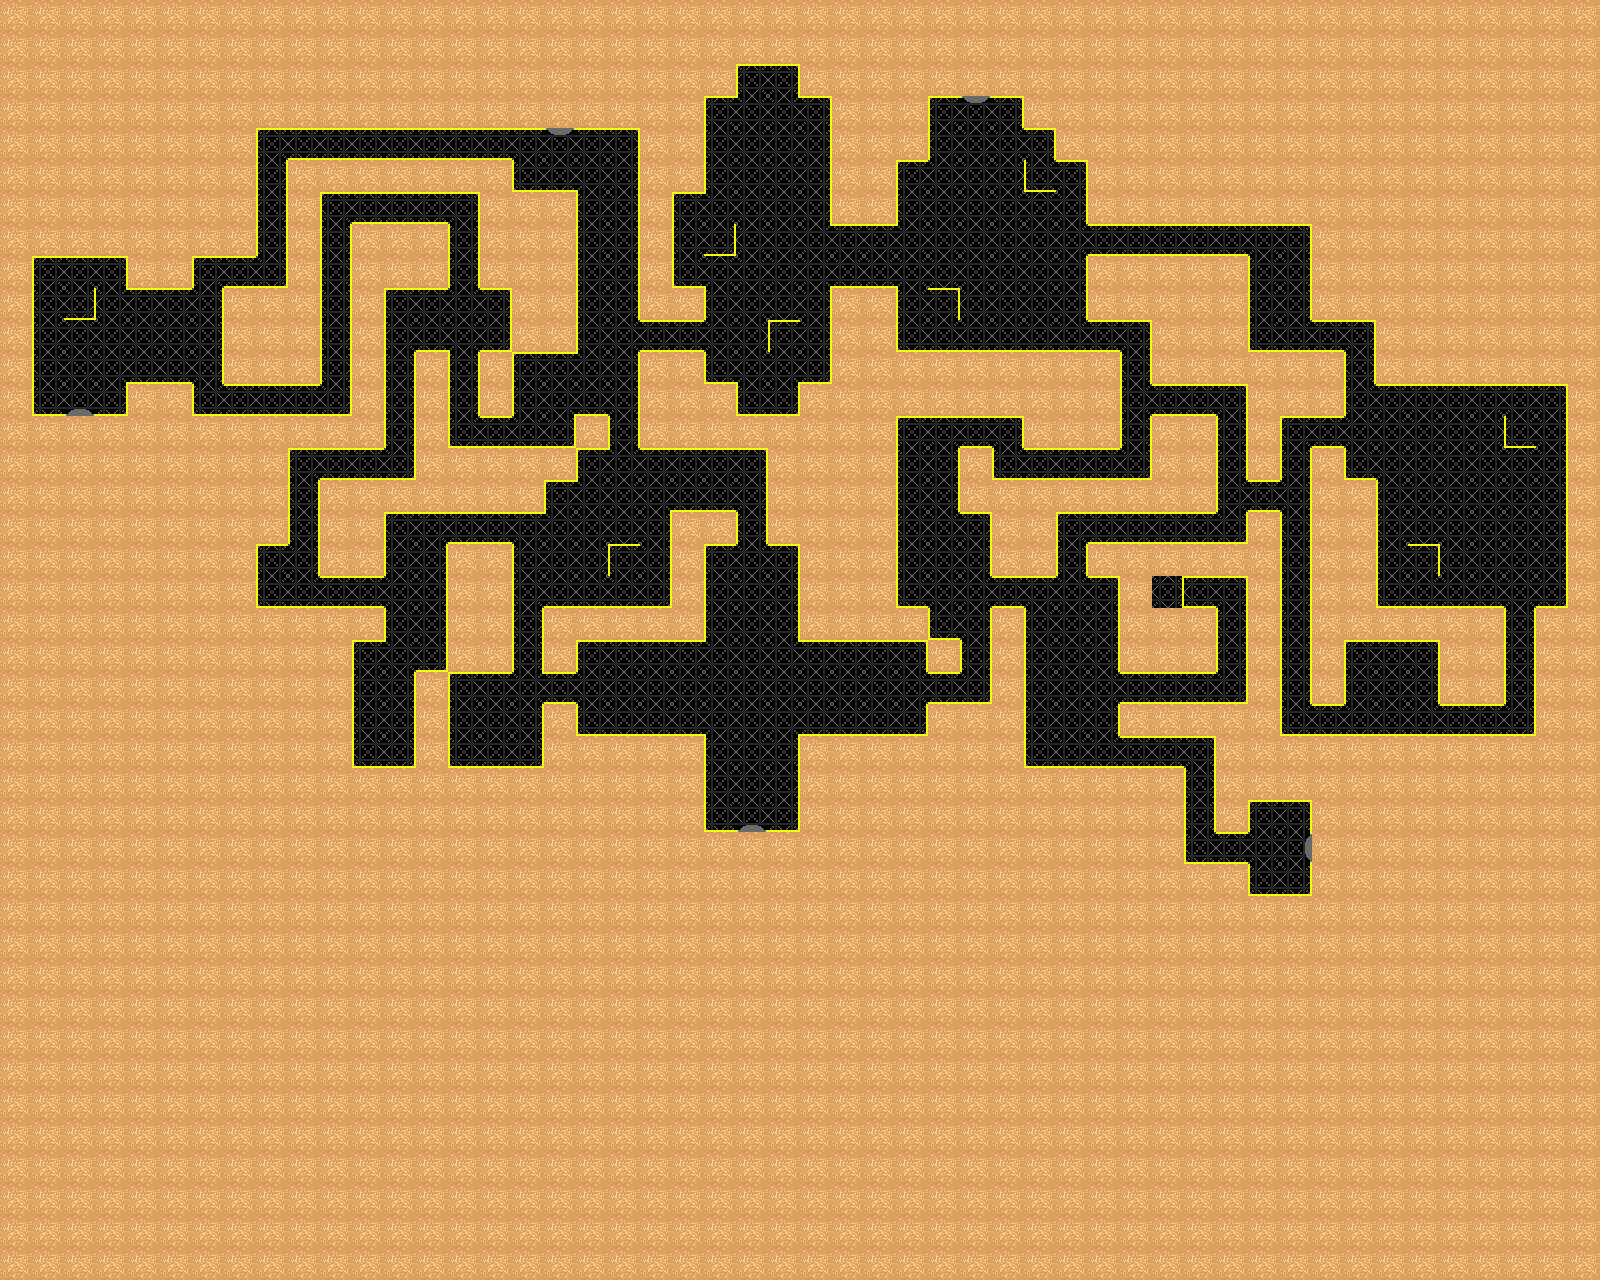

Tiled map render using the project's own tile images. Description and the whole map definition, tile-layer contents included, below:
An orthogonal 50x40 tile map with 32x32 px tiles, 1 tile layer (Tile Layer 1).

<map version="1.10" tiledversion="1.12.1" orientation="orthogonal" renderorder="right-down" width="50" height="40" tilewidth="32" tileheight="32" infinite="0" nextlayerid="2" nextobjectid="1">
 <tileset firstgid="1" source="tilesheet_finale.tsx" />
 <layer id="1" name="Tile Layer 1" width="50" height="40">
  <data encoding="csv">
7,7,7,7,7,7,7,7,7,7,7,7,7,7,7,7,7,7,7,7,7,7,7,7,7,7,7,7,7,7,7,7,7,7,7,7,7,7,7,7,7,7,7,7,7,7,7,7,7,7,
7,7,7,7,7,7,7,7,7,7,7,7,7,7,7,7,7,7,7,7,7,7,7,7,7,7,7,7,7,7,7,7,7,7,7,7,7,7,7,7,7,7,7,7,7,7,7,7,7,7,
7,7,7,7,7,7,7,7,7,7,7,7,7,7,7,7,7,7,7,7,7,7,7,1610612741,5,7,7,7,7,7,7,7,7,7,7,7,7,7,7,7,7,7,7,7,7,7,7,7,7,7,
7,7,7,7,7,7,7,7,7,7,7,7,7,7,7,7,7,7,7,7,7,7,1610612741,1610612738,2,5,7,7,7,1610612741,3221225473,5,7,7,7,7,7,7,7,7,7,7,7,7,7,7,7,7,7,7,
7,7,7,7,7,7,7,7,1610612741,4,4,4,4,4,4,4,6,3221225473,6,5,7,7,1610612742,3,3,2684354566,7,7,7,1610612742,3,3,5,7,7,7,7,7,7,7,7,7,7,7,7,7,7,7,7,7,
7,7,7,7,7,7,7,7,1610612740,7,7,7,7,7,7,7,3221225477,3221225478,3221225474,2684354566,7,7,1610612742,3,3,2684354566,7,7,1610612741,3,3,3,3221225477,5,7,7,7,7,7,7,7,7,7,7,7,7,7,7,7,7,
7,7,7,7,7,7,7,7,1610612740,7,1610612741,4,4,4,5,7,7,7,1610612742,2684354566,7,1610612741,1610612738,3,3,2684354566,7,7,1610612742,3,3,3,3,2684354566,7,7,7,7,7,7,7,7,7,7,7,7,7,7,7,7,
7,7,7,7,7,7,7,7,1610612740,7,1610612740,7,7,7,1610612740,7,7,7,1610612742,2684354566,7,1610612742,2684354565,3,3,2,6,6,1610612738,3,3,3,3,3,4,4,4,4,4,6,5,7,7,7,7,7,7,7,7,7,
7,1610612741,6,5,7,7,1610612741,4,2684354565,7,1610612740,7,7,7,1610612740,7,7,7,1610612742,2684354566,7,3221225477,3221225474,3,3,2684354562,3221225478,3221225478,3221225474,3,3,3,3,2684354566,7,7,7,7,7,1610612742,2684354566,7,7,7,7,7,7,7,7,7,
7,1610612742,2684354565,2,6,6,2684354566,7,7,7,1610612740,7,1610612741,6,3,5,7,7,1610612742,2684354566,7,7,1610612742,3,3,2684354566,7,7,1610612742,5,3,3,3,2684354566,7,7,7,7,7,1610612742,2684354566,7,7,7,7,7,7,7,7,7,
7,1610612742,3,3,3,3,2684354566,7,7,7,1610612740,7,1610612742,3221225478,3221225474,2684354565,7,7,1610612742,3,4,4,3,3,1610612741,2684354566,7,7,3221225477,3221225478,3221225478,3221225478,3221225478,3221225478,4,5,7,7,7,3221225477,1073741830,4,5,7,7,7,7,7,7,7,
7,1610612742,3,2684354562,1073741830,1073741830,2684354566,7,7,7,1610612740,7,1610612740,7,1610612740,7,1610612741,6,1610612738,2684354566,7,7,3221225477,3221225474,2684354562,2684354565,7,7,7,7,7,7,7,7,7,2684354564,7,7,7,7,7,7,1610612740,7,7,7,7,7,7,7,
7,3221225477,1,2684354565,7,7,3221225477,4,4,4,2684354565,7,1610612740,7,1610612740,7,1610612742,2684354562,3221225478,2684354566,7,7,7,3221225477,2684354565,7,7,7,7,7,7,7,7,7,7,1610612742,4,4,5,7,7,7,1610612742,6,6,6,6,6,5,7,
7,7,7,7,7,7,7,7,7,7,7,7,1610612740,7,3221225477,3221225476,3221225478,2684354565,7,1610612740,7,7,7,7,7,7,7,7,1610612741,6,4,5,7,7,7,2684354564,7,7,1610612740,7,1610612741,4,3,3,3,3,3,3221225477,2684354566,7,
7,7,7,7,7,7,7,7,7,1610612741,4,4,2684354565,7,7,7,7,7,1610612741,1610612738,6,6,6,5,7,7,7,7,1610612742,2684354566,7,3221225477,4,4,4,2684354565,7,7,1610612740,7,1610612740,7,3221225477,3,3,3,3,3,2684354566,7,
7,7,7,7,7,7,7,7,7,1610612740,7,7,7,7,7,7,7,1610612741,1610612738,3,2684354562,3221225478,3221225478,2684354566,7,7,7,7,1610612742,2684354566,7,7,7,7,7,7,7,7,1610612742,4,2684354566,7,7,1610612742,3,3,3,3,2684354566,7,
7,7,7,7,7,7,7,7,7,1610612740,7,7,1610612741,6,4,4,6,1610612738,3,3,2684354566,7,7,1610612740,7,7,7,7,1610612742,3,5,7,7,1610612741,4,4,4,4,2684354565,7,1610612740,7,7,1610612742,3,3,3,3,2684354566,7,
7,7,7,7,7,7,7,7,1610612741,2684354566,7,7,1610612742,2684354566,7,7,1610612742,3,3,1610612741,2684354566,7,1610612741,3,5,7,7,7,1610612742,3,2684354566,7,7,1610612740,7,7,7,7,7,7,1610612740,7,7,1610612742,5,3,3,3,2684354566,7,
7,7,7,7,7,7,7,7,3221225477,3221225478,4,4,3,2684354566,7,7,1610612742,3221225478,3221225478,3221225478,2684354565,7,1610612742,3,2684354566,7,7,7,3221225477,3,3,4,6,3,5,7,2684354566,4,5,7,1610612740,7,7,3221225477,3221225478,3221225478,3221225478,3,2684354565,7,
7,7,7,7,7,7,7,7,7,7,7,7,1610612742,2684354566,7,7,1610612740,7,7,7,7,7,1610612742,3,2684354566,7,7,7,7,3221225477,2684354566,7,1610612742,3,2684354566,7,7,7,1610612740,7,1610612740,7,7,7,7,7,7,1610612740,7,7,
7,7,7,7,7,7,7,7,7,7,7,1610612741,1610612738,2684354565,7,7,1610612740,7,1610612741,6,6,6,1610612738,3,2,6,6,6,5,7,1610612740,7,1610612742,3,2684354566,7,7,7,1610612740,7,1610612740,7,1610612741,6,5,7,7,1610612740,7,7,
7,7,7,7,7,7,7,7,7,7,7,1610612742,2684354566,7,1610612741,6,2,4,3,3,3,3,3,3,3,3,3,3,3,4,2684354565,7,1610612742,3,3,4,4,4,2684354565,7,1610612740,7,1610612742,3,2684354566,7,7,1610612740,7,7,
7,7,7,7,7,7,7,7,7,7,7,1610612742,2684354566,7,1610612742,3,2684354566,7,3221225477,3221225478,3221225478,3221225478,3221225474,3,1073741826,3221225478,3221225478,3221225478,2684354565,7,7,7,1610612742,3,2684354566,7,7,7,7,7,3221225477,4,3221225478,3221225478,3221225478,4,4,2684354565,7,7,
7,7,7,7,7,7,7,7,7,7,7,3221225477,2684354565,7,3221225477,3221225478,2684354565,7,7,7,7,7,1610612742,3,2684354566,7,7,7,7,7,7,7,3221225477,3221225478,3221225478,4,4,5,7,7,7,7,7,7,7,7,7,7,7,7,
7,7,7,7,7,7,7,7,7,7,7,7,7,7,7,7,7,7,7,7,7,7,1610612742,3,2684354566,7,7,7,7,7,7,7,7,7,7,7,7,1610612740,7,7,7,7,7,7,7,7,7,7,7,7,
7,7,7,7,7,7,7,7,7,7,7,7,7,7,7,7,7,7,7,7,7,7,3221225477,1,2684354565,7,7,7,7,7,7,7,7,7,7,7,7,1610612740,7,1610612741,3758096389,7,7,7,7,7,7,7,7,7,
7,7,7,7,7,7,7,7,7,7,7,7,7,7,7,7,7,7,7,7,7,7,7,7,7,7,7,7,7,7,7,7,7,7,7,7,7,3221225477,4,3,1610612737,7,7,7,7,7,7,7,7,7,
7,7,7,7,7,7,7,7,7,7,7,7,7,7,7,7,7,7,7,7,7,7,7,7,7,7,7,7,7,7,7,7,7,7,7,7,7,7,7,536870917,1073741829,7,7,7,7,7,7,7,7,7,
7,7,7,7,7,7,7,7,7,7,7,7,7,7,7,7,7,7,7,7,7,7,7,7,7,7,7,7,7,7,7,7,7,7,7,7,7,7,7,7,7,7,7,7,7,7,7,7,7,7,
7,7,7,7,7,7,7,7,7,7,7,7,7,7,7,7,7,7,7,7,7,7,7,7,7,7,7,7,7,7,7,7,7,7,7,7,7,7,7,7,7,7,7,7,7,7,7,7,7,7,
7,7,7,7,7,7,7,7,7,7,7,7,7,7,7,7,7,7,7,7,7,7,7,7,7,7,7,7,7,7,7,7,7,7,7,7,7,7,7,7,7,7,7,7,7,7,7,7,7,7,
7,7,7,7,7,7,7,7,7,7,7,7,7,7,7,7,7,7,7,7,7,7,7,7,7,7,7,7,7,7,7,7,7,7,7,7,7,7,7,7,7,7,7,7,7,7,7,7,7,7,
7,7,7,7,7,7,7,7,7,7,7,7,7,7,7,7,7,7,7,7,7,7,7,7,7,7,7,7,7,7,7,7,7,7,7,7,7,7,7,7,7,7,7,7,7,7,7,7,7,7,
7,7,7,7,7,7,7,7,7,7,7,7,7,7,7,7,7,7,7,7,7,7,7,7,7,7,7,7,7,7,7,7,7,7,7,7,7,7,7,7,7,7,7,7,7,7,7,7,7,7,
7,7,7,7,7,7,7,7,7,7,7,7,7,7,7,7,7,7,7,7,7,7,7,7,7,7,7,7,7,7,7,7,7,7,7,7,7,7,7,7,7,7,7,7,7,7,7,7,7,7,
7,7,7,7,7,7,7,7,7,7,7,7,7,7,7,7,7,7,7,7,7,7,7,7,7,7,7,7,7,7,7,7,7,7,7,7,7,7,7,7,7,7,7,7,7,7,7,7,7,7,
7,7,7,7,7,7,7,7,7,7,7,7,7,7,7,7,7,7,7,7,7,7,7,7,7,7,7,7,7,7,7,7,7,7,7,7,7,7,7,7,7,7,7,7,7,7,7,7,7,7,
7,7,7,7,7,7,7,7,7,7,7,7,7,7,7,7,7,7,7,7,7,7,7,7,7,7,7,7,7,7,7,7,7,7,7,7,7,7,7,7,7,7,7,7,7,7,7,7,7,7,
7,7,7,7,7,7,7,7,7,7,7,7,7,7,7,7,7,7,7,7,7,7,7,7,7,7,7,7,7,7,7,7,7,7,7,7,7,7,7,7,7,7,7,7,7,7,7,7,7,7,
7,7,7,7,7,7,7,7,7,7,7,7,7,7,7,7,7,7,7,7,7,7,7,7,7,7,7,7,7,7,7,7,7,7,7,7,7,7,7,7,7,7,7,7,7,7,7,7,7,7
</data>
 </layer>
</map>
